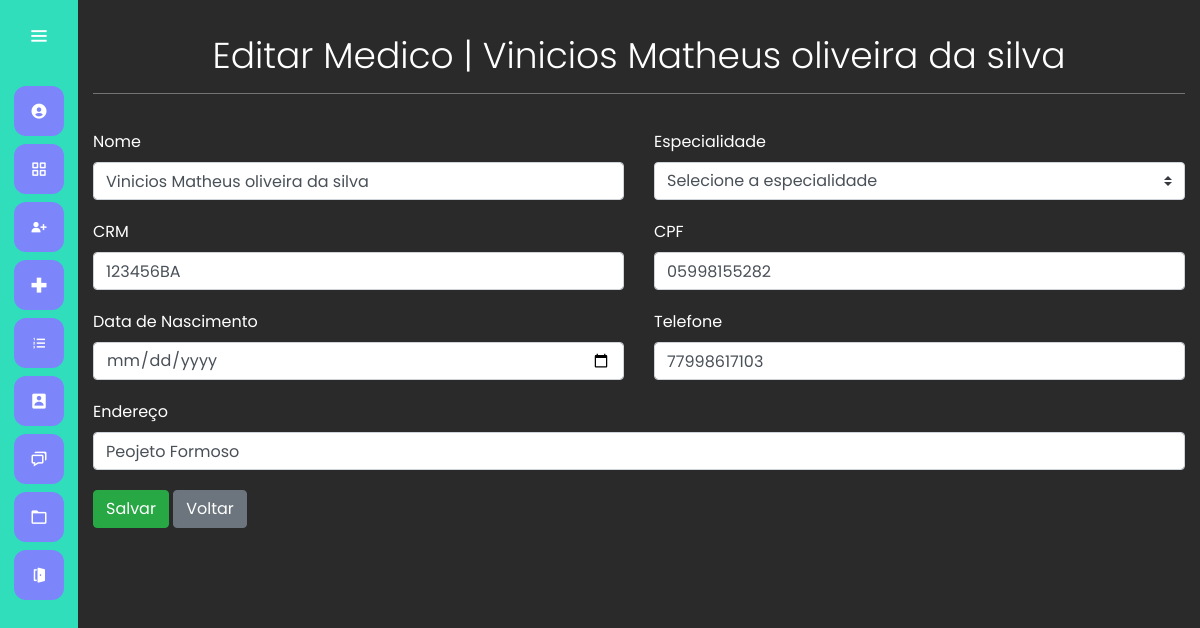
Page /medico/editar_medico/1 on the earlier database version.
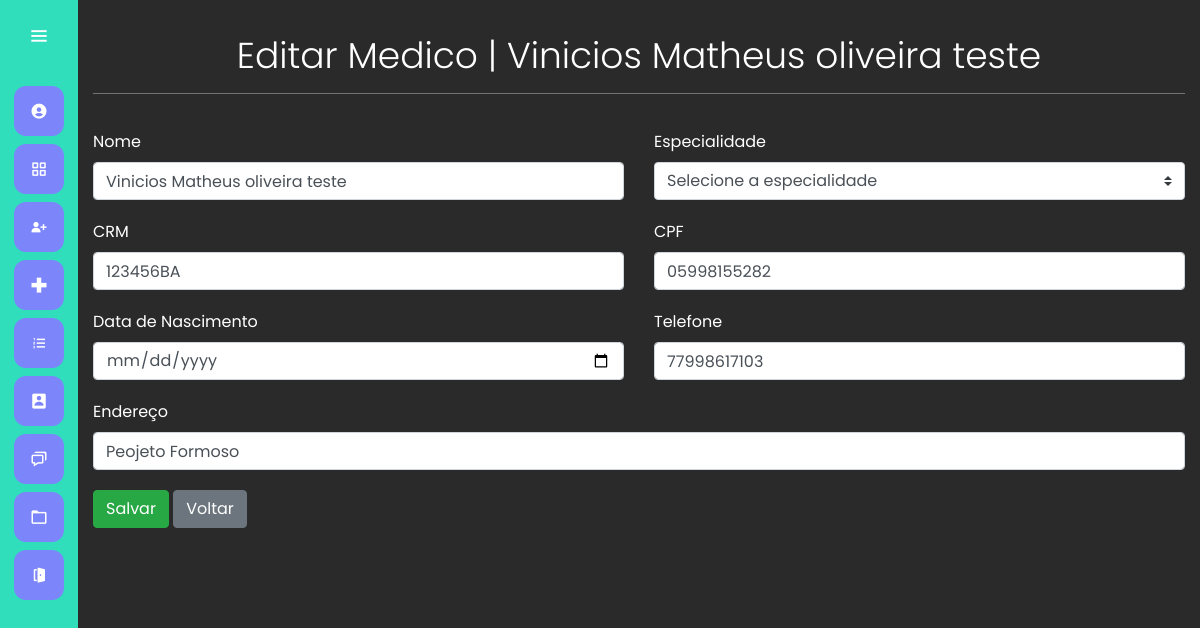
Same page on the later database version.
### medico/models.py (models this page shows, shortened)
class Medico(models.Model):
    nome = models.CharField(max_length=50)
    especialidades = models.ForeignKey(Especialidades,  on_delete=models.CASCADE)
    crm = models.CharField(max_length=12)
    cpf = models.CharField(max_length=11)
    dta_nascimento = models.DateField()
    tel = models.CharField(max_length=11)
    endereco = models.CharField(max_length=150)

### medico/views.py (the view)
# urls.py: path('editar_medico/<int:id>', views.editar_medico, name='editar_medico'),
def editar_medico(request, id):
    medico = get_object_or_404(Medico, id = id)
    especialidades = Especialidades.objects.all()
    return render(request, 'medico/editar_medico.html', { 'medico':medico, 'especialidades':especialidades})

### medico/templates/medico/editar_medico.html (shortened to what this page needs)
{% extends 'base.html' %}
{% load bootstrap4 %}
{% load static %}
{% block 'head' %}
    <link rel="stylesheet" href="{% static 'cadastro/css/cadastro_usuarios.css' %}">
{% endblock %}
{% block 'dashboard'%}
<div class="container container-cadastro">
    <br>
    <h1 class="display-4">Editar Medico | {{medico.nome}} </h1>
    <hr class="bg-hr">
    <form class="" action="{% url 'update_medico' medico.id%}" method="POST">{% csrf_token %}
        <div class="row">
            <div class="col-md">
                <label class="mr-sm-2">Nome</label>
                <input type="text" placeholder="Digite nome " name="nome" class="form-control" value="{{medico.nome}}">
            </div>
            <div class="col-md">
                <label class="mr-sm-2">Especialidade</label>
                <select class="browser-default custom-select" name="especialidade">
                    <option selected>Selecione a especialidade</option>
                  </select>
            </div>
        </div>
        <div class="row">
            <div class="col-md">
                <label class="mr-sm-2">CRM</label>
                <input type="text" placeholder="" name="crm" class="form-control" value="{{medico.crm}}">
            </div>
            <div class="col-md">
                <label  class="mr-sm-2">CPF</label>
                <input type="text" placeholder="" name="cpf" class="form-control" alt="" value="{{medico.cpf}}">
            </div>
        </div>
        <div class="row">
           <div class="col-md">
            <label  class="mr-sm-2">Data de Nascimento</label>
            <input type="date" placeholder="" name="data_nascimento" class="form-control" value="{{medico.data_nascimento}}">
           </div>
            <div class="col-md">
                <label  class="mr-sm-2">Telefone</label>
                <input type="text" placeholder="" name="telefone" class="form-control" alt="endereço" value="{{medico.tel}}">
            </div>
        </div>
        <div class="row">
            <div class="col-md">
                <label for="pwd">Endereço</label>
                <input type="text" placeholder="" name="endereco" class="form-control" alt="endereço" value="{{medico.endereco}}">
            </div>
         </div>
            <div class="botao">
                <input type="submit" class="btn btn-success" value="Salvar">
                <a href="{% url 'cadastra_medico' %}" class="btn btn-secondary">Voltar</a>
            </div>
            </div>
{% endblock 'dashboard'%}

Differences in the rows shown:
changed Medico "123456BA": nome "Vinicios Matheus oliveira da silva" → "Vinicios Matheus oliveira teste"
